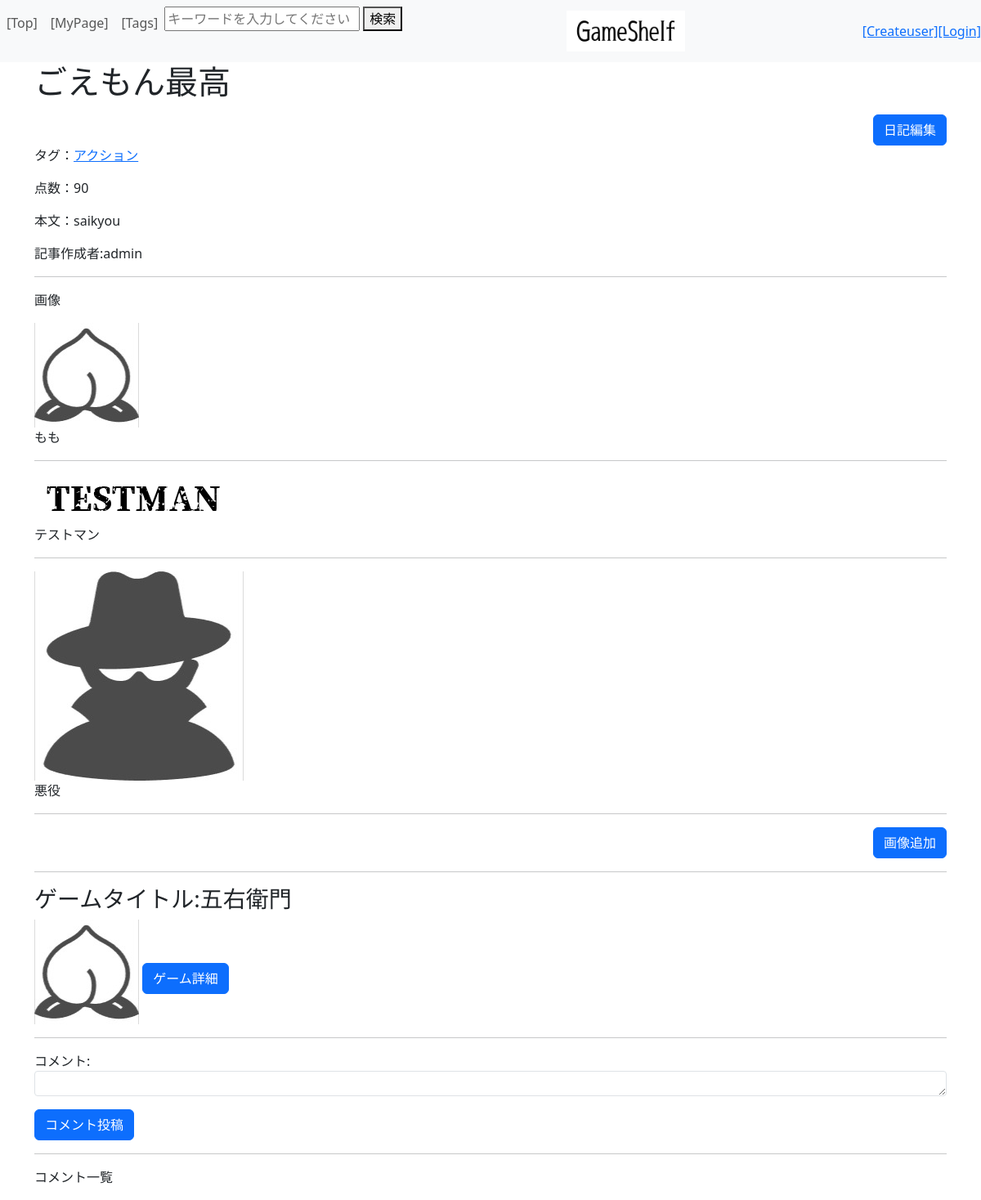
/diary/16, run on the app's committed database.
### diary/models.py (models this page shows, shortened)
class Diary(models.Model):
    diary_user = models.ForeignKey(CustomUser, on_delete=models.CASCADE)
    diary_game = models.ForeignKey(Game, on_delete=models.CASCADE)
    diary_tag = models.ManyToManyField(Tag)
    diary_title = models.CharField(max_length=100)
    diary_content = models.TextField()
    diary_rating = models.IntegerField(validators=[MaxValueValidator(100)])
    diary_spoiler = models.BooleanField(default=False) #ネタバレチェック、デフォで無し側
    class Meta:
        ordering = ("-id",)

class DiaryImage(models.Model):
    diary_image_diary = models.ForeignKey(Diary, on_delete=models.CASCADE)
    diary_image_image = models.ImageField(upload_to="media/")
    diary_image_comment = models.CharField(max_length=100, blank=True, null=True)
    diary_image_mainflag = models.BooleanField(default=False) #メイン画像フラグ

### top/models.py (models this page shows)
class Tag(models.Model):
    tag = models.CharField(max_length=100)
    def __str__(self):
        return self.tag
    class Meta:
        ordering = ['tag']

### accounts/models.py (models this page shows)
class CustomUser(AbstractUser):
    userimage = models.ImageField(verbose_name='プロフィール画像', upload_to="media/", blank=True, null=True) #プロフ画像を管理
    exp = models.IntegerField(verbose_name='経験値', blank=True, null=True) #ユーザーの経験値を管理
    rank = models.IntegerField(verbose_name='ランク', blank=True, null=True) #ユーザーのランクを管理
    nickname = models.CharField(verbose_name='ニックネーム', max_length=10, blank=False, null=False)

### game/models.py (models this page shows, shortened)
class Game(models.Model):
    game_tag = models.ManyToManyField(Tag)
    game_title = models.CharField(max_length=100)
    game_content = models.TextField()
    game_image = models.ImageField(upload_to="media/", blank=True, null=True)
    class Meta:
        ordering = ['-id']

### diary/views.py (the view, shortened to what this page needs)
# urls.py: path('<int:diary_id>', views.diary,name="diary"),
def diary(request, diary_id):
    diary       = Diary.objects.get(pk=diary_id) # diary オブジェクトを取得、diaryIDを主キーとしてGET
    image       = DiaryImage.objects.filter(diary_image_diary=diary) #diary_image_diary = models.ForeignKey(Diary, on_delete=models.CASCADE)
    comment     = DiaryComment.objects.filter(diary_comment_diary=diary) #diary_comment_diary = models.ForeignKey(Diary, on_delete=models.CASCADE)
    form        = DiaryCommentForm() #コメント入力用フォーム
    params = {
        "login_user"     :   request.user, #現在のログインユーザー情報（request.user）
        "displaydiary"   :   diary, #diary詳細情報全体
        "displayimage"   :   image, #画像（複数可）
        "displaycomment" :   comment, #diaryに対してのコメント一覧
        "commentform"    :   form, #コメント入力用フォーム
    }
    if diary.diary_spoiler: #ネタバレ(diary_spoiler)がTrueなら注意メッセージを表示
        messages.warning(request, "※※ネタバレを含みます※※")
    return render(request, 'diary/diary.html', params)

### diary/forms.py
class DiaryCommentForm(forms.ModelForm): #保存用にModelFormを使う
    class Meta:
        model=DiaryComment #参照先のテーブル（モデル）
        fields=["diary_comment_comment"]
        widgets={
            "diary_comment_comment": forms.Textarea(attrs={"class":"form-control form-control-sm","rows": 1}),
        }
        labels = {
            "diary_comment_comment": "",  # ラベルを空に設定する
        }

### diary/templates/diary/diary.html (shortened to what this page needs)
{% extends "top/layout.html" %}
{% load static %}
{% block content %}
<h1>{{ displaydiary.diary_title }}</h1>
<form action="{% url 'editdiary' displaydiary.id %}" method="post" class="mt-3">
    <div style="text-align: right;">
    <button class="btn btn-primary">日記編集</button>
    </div>
</form>
<ul class="tags-container">
<p>タグ：
    {% for tag in displaydiary.diary_tag.all %}
        <li class="tag-item">
        <a href="{% url 'tag_search' tag.id %}">{{ tag }} </a>
        </li>
    {% endfor %}</p></ul>
<p>点数：{{ displaydiary.diary_rating }}</p>
<p>本文：{{ displaydiary.diary_content }}</p>
<p>記事作成者:{{ displaydiary.diary_user }}</p>
<hr>
<p>画像</p>
{% for image in displayimage %}
    <img src="{{ MEDIA_URL }}{{ image.diary_image_image.url }}" alt="◆◆◆">
    {% if image.diary_image_comment %}
        <p>{{ image.diary_image_comment }}</p>
    {%endif%}
    <hr>
{% endfor %}
<form action="{% url 'addimagediary' displaydiary.id %}" method="post" class="mt-3">
    <div style="text-align: right;">
    <button class="btn btn-primary">画像追加</button>
    </div>
</form>
<hr>
<h3>ゲームタイトル:{{ displaydiary.diary_game.game_title }}</h3>
<img src="{{ MEDIA_URL }}{{ displaydiary.diary_game.game_image.url }}" alt="{{ displaydiary.diary_game.game_title }}">
<a href="{% url 'game' displaydiary.diary_game.id %}" class="btn btn-primary mt-3">ゲーム詳細</a>
<hr>
<form action="{% url 'diary' displaydiary.id %}" method="post" class="mt-3">
    <label>コメント:</label>
    {{ commentform.as_p }}
    <button class="btn btn-primary">コメント投稿</button>
</form>
<hr>
<p>コメント一覧</p>
{% endblock %}

### top/templates/top/layout.html (style rules this page uses)
.tags-container { list-style: none; padding: 0; margin: 0; display: flex; flex-wrap: wrap; }
.tag-item { margin-right: 10px; }

### data on the page
Diary: diary_title "ごえもん最高", diary_rating "90", diary_content "saikyou", diary_user "admin", diary_game.game_title "五右衛門", diary_game.game_image (picture)
Tag: tag "アクション"
DiaryImage: diary_image_image (picture), diary_image_comment "もも"
DiaryImage: diary_image_image (picture), diary_image_comment "テストマン"
DiaryImage: diary_image_image (picture), diary_image_comment "悪役"
